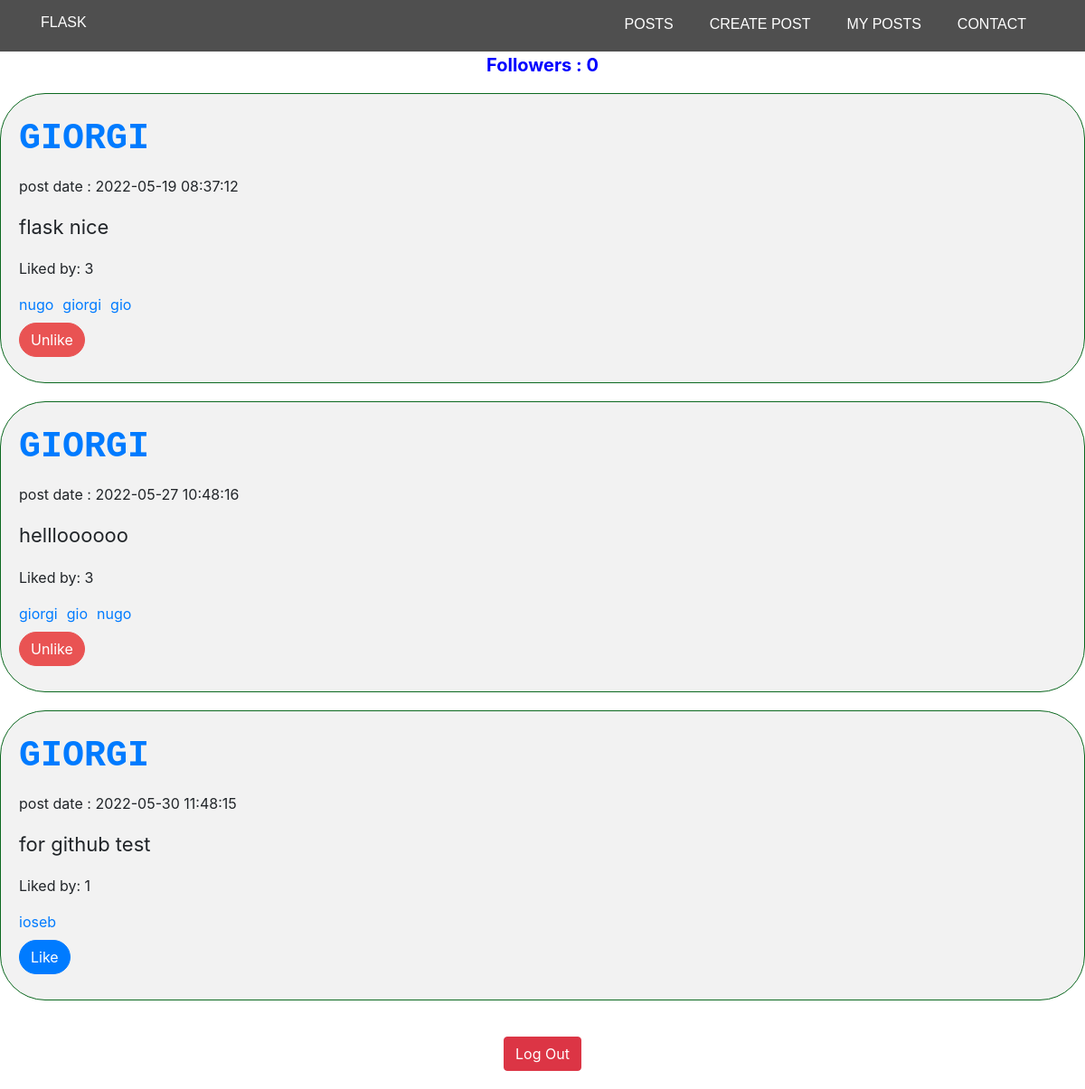
The page /posts/giorgi (signed in) on the database its author committed.
### tables this page shows
CREATE TABLE user (Username TEXT, Userid INTEGER PRIMARY KEY, password TEXT);

CREATE TABLE posts 
            (postid INTEGER PRIMARY KEY, 
            post TEXT,
            userid INTEGER,
            post_date default current_timestamp,
            FOREIGN KEY(userid) REFERENCES user(Userid));

### app.py (the view, shortened to what this page needs)
@app.route('/posts/<name>', methods=['GET', 'POST'])
def posts_name(name):
    if "username" not in session.keys():
        return redirect(url_for('login'))
    posts = []
    c.execute("SELECT userid FROM user WHERE username = ?", (name.lower(),))
    userid = c.fetchone()[0]
    c.execute("SELECT * FROM posts where userid = ?", (userid,))
    for row in c.fetchall():
        liked_by = []
        c.execute("SELECT userid FROM likes WHERE postid = ?", (row[0],))
        for user in c.fetchall():
            try:
                c.execute("SELECT Username FROM user WHERE Userid = ?", (user[0],))
                liked_by.append(c.fetchone()[0])
            except:
                pass
        liked_me = False
        if session["username"] in liked_by:
            liked_me = True
        c.execute("SELECT username FROM user WHERE Userid = ?", (row[2],))
        posts.append({'postid': row[0],'liked_me': liked_me, 'liked_by': liked_by, 'post': row[1], 'userid': row[2], 'post_date': row[3], 'username': c.fetchone()[0]})
    if "admin" not in session.values():
        user = session['username']
        followers = 0
        c.execute("select following_id from followers where userid = ?", (userid,))
        for row in c.fetchall():
            followers += 1
        return render_template('userposts.html', posts=posts, user=user, followers=followers)
    followers = 0
    c.execute("select following_id from followers where userid = ?", (userid,))
    for row in c.fetchall():
        followers += 1
    return render_template('userposts.html', posts=posts, user=session['username'], followers=followers)

### templates/userposts.html (shortened to what this page needs)
<!DOCTYPE html>
<html lang="en">
<head>
    <link rel="stylesheet" href="https://cdn.jsdelivr.net/npm/bootstrap@4.3.1/dist/css/bootstrap.min.css">
    <link rel="stylesheet" href="{{ url_for('static', filename='css/style.css') }}">
</head>
<body>
    {% extends 'main.html' %}
    {% block content %}
    <p style="text-align: center; font-size: 20px; color:blue; font-weight: bold;">Followers : {{followers}}</p>
    {% if posts %}
    {% for i in range(posts |length) %}
        <div class="blog-post">
            <div class="blog-post-title">
                <a href="/posts/{{posts[i]['username']|lower}}">{{posts[i]["username"]|upper}}</a>
            </div>
            <div><p>post date : {{ posts[i]['post_date']}}</p></div>
            <div class="blog-post-body">
                <p>{{ posts[i]["post"] }}</p>
            </div>
            {% if posts[i]["liked_by"] %}
                <div class="liked-by">
                    <p>Liked by: <span class="liked">{{ posts[i]["liked_by"]|length }}</span></p>
                    <div class="liked_by">
                        {% for j in range(posts[i]["liked_by"]|length) %}
                        <a href="/posts/{{ posts[i]['liked_by'][j] }}" style="margin-bottom: 8px;">{{posts[i]["liked_by"][j]}}</a>
                        {% endfor %}
                    </div>
                </div>
            {% endif %}
            <form action="/posts/{{posts[i]['username']|lower}}" method="post">
                <div class="form-row align-items-center">
                {% if posts[i]["liked_me"] %}
                    <div class="col-auto">
                        <button type="submit" class="btn btn-primary mb-2" style="border-radius: 50px;background-color: rgb(233, 83, 83); border-color: rgb(233, 83, 83);">Unlike</button>
                    </div>
                {% else %}
                <div class="col-auto">
                    <button type="submit" class="btn btn-primary mb-2" style="border-radius: 50px;">Like</button>
                </div>
                {% endif %}
                </div>
              </form>
        </div>
    {% endfor %}
    {% else %}
        <p style="text-align: center; font-size: 20px;">No posts yet</p>
    {% endif %}
    <form action="/logout">
        <fieldset style="margin-top: 40px; margin-bottom: 20px;" class="d-flex justify-content-center">
            <button name="submit" type="submit" class="btn btn-danger">Log Out</button>
        </fieldset>
    </form>
    {% endblock %}

### static/css/style.css (style rules this page uses)
.blog-post { padding: 20px; border-bottom: 2px solid #ececec; margin-bottom: 20px; border: 1px solid #0c6920; border-radius: 50px; background-color: #f2f2f2; }
.blog-post-title { color: #006699; font-size: 40px; font-family: 'Courier New', Courier, monospace; font-weight: bold; margin-bottom: 10px; display: flex; align-items: center: gap: 20px; }
.blog-post-body { font-size: 22px; line-height: 1.6; margin-bottom: 10px; }
.liked_by { display: flex; gap: 10px; }

### rows shown on the page
user: Username "GIORGI" "GIORGI" "GIORGI", Username "giorgi" "giorgi"
posts: post_date "2022-05-19 08:37:12", post "flask nice"
user: Username "nugo" "nugo"
user: Username "gio" "gio"
posts: post_date "2022-05-27 10:48:16", post "hellloooooo"
posts: post_date "2022-05-30 11:48:15", post "for github test"
user: Username "ioseb"

### other values the page prints
{{ followers }} "0"
{{ posts[i]["liked_by"]|length }} "3" "3" "1"
